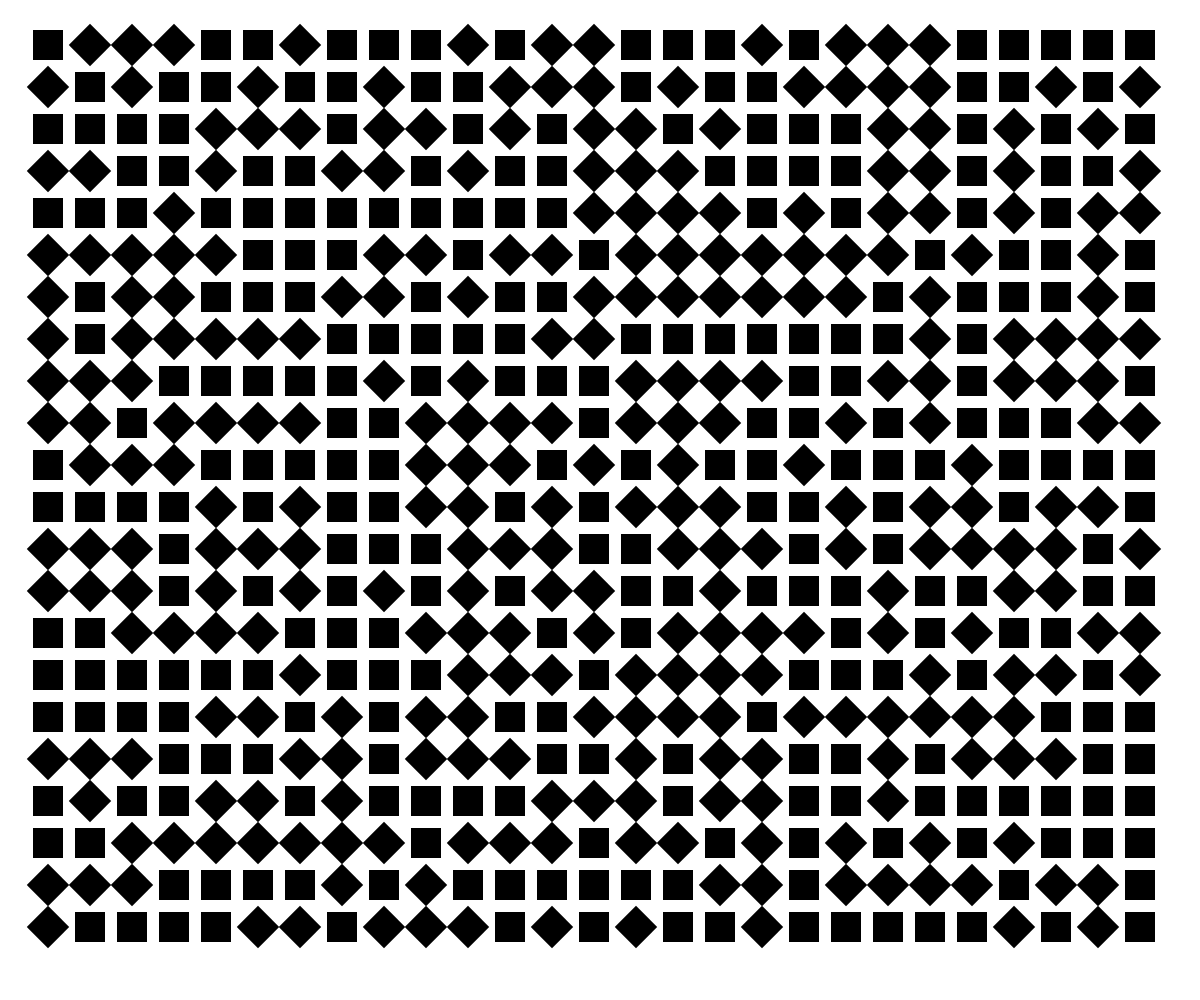
Frame 1 (no input)
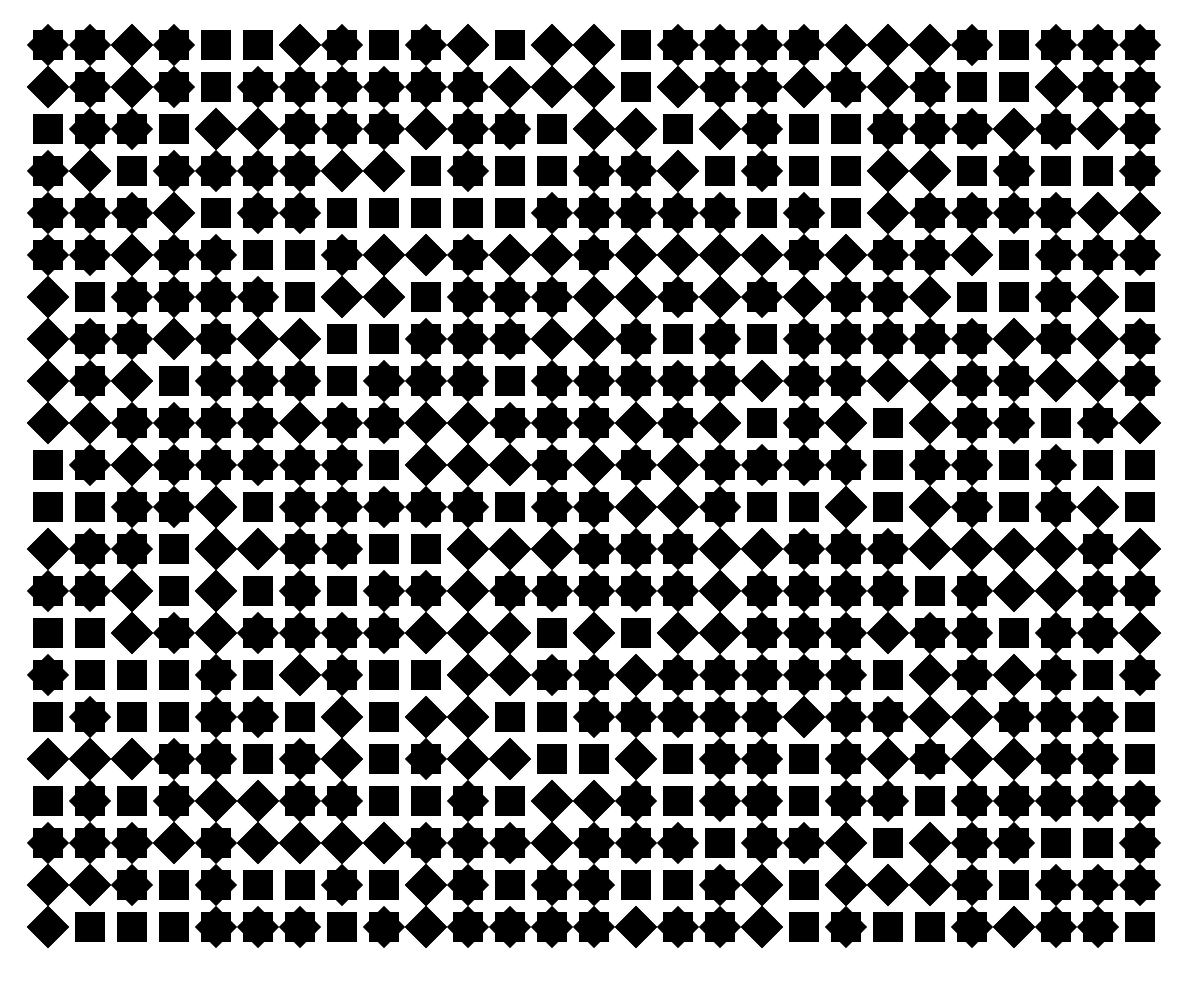
Frame 2 (the mouse pressed at the canvas centre, redrawn once)

The p5.js sketch that drew these frames (run headless with seeded random() and noise() and a simulated clock; the mouse was pressed at the canvas centre and the sketch redrawn once):

// p5.js sketch
// ── sketch.js
function setup() {
  noLoop();
  createCanvas(windowWidth, windowHeight);
}

function draw() {

  //rettangoli piccoli
  fill("black");
  noStroke();

  gutter=12
  squareSize=30
  padding=30

  let columns= floor((windowWidth-2*padding)/(squareSize+gutter));
  let rows= floor((windowHeight-2*padding)/(squareSize+gutter));

  // Ricalcolo del padding in modo che il disegno sia centrato
  let usedSpace = columns*(squareSize + gutter)
  let remainingSpace = windowWidth-usedSpace;
  let paddingLeft = remainingSpace/2;


  for(let i=0; i<columns; i++){
   for(let r=0; r<rows; r++){

    let xPos=paddingLeft + i*(squareSize+gutter) //+ random(-2.5, 2.5)
    let yPos=padding + r*(squareSize+gutter) //+ random(-2.5, 2.5)
    
    push(); // salva lo stato di trasformazione corrente

    // Trasla al centro del quadrato
    translate(xPos + squareSize/2, yPos + squareSize/2);

    // Condizione per ruotare random il quadrato di 45 gradi
    if (random() < 0.5) { // 50% di probabilità di rotazione
      rotate(PI / 4); // 45 gradi
    }

    // Disegna il rettangolo ruotato o non ruotato
    rectMode(CENTER); // disegna il quadrato dal centro
    rect(0, 0, squareSize, squareSize);
    
    pop(); // ripristina lo stato di trasformazione
 
   }

  }
}
